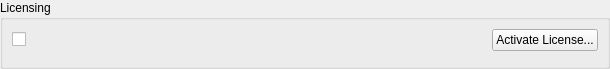
<?xml version="1.0" encoding="UTF-8"?>
<ui version="4.0">
 <class>LicensesProposeWidget</class>
 <widget class="QWidget" name="LicensesProposeWidget">
  <property name="geometry">
   <rect>
    <x>0</x>
    <y>0</y>
    <width>610</width>
    <height>64</height>
   </rect>
  </property>
  <property name="windowTitle">
   <string/>
  </property>
  <layout class="QVBoxLayout" name="verticalLayout">
   <property name="leftMargin">
    <number>0</number>
   </property>
   <property name="topMargin">
    <number>0</number>
   </property>
   <property name="rightMargin">
    <number>0</number>
   </property>
   <property name="bottomMargin">
    <number>0</number>
   </property>
   <item>
    <widget class="QGroupBox" name="licensingGroupBox">
     <property name="sizePolicy">
      <sizepolicy hsizetype="Preferred" vsizetype="Fixed">
       <horstretch>0</horstretch>
       <verstretch>0</verstretch>
      </sizepolicy>
     </property>
     <property name="title">
      <string>Licensing</string>
     </property>
     <layout class="QVBoxLayout" name="verticalLayout_11" stretch="0,1">
      <item>
       <layout class="QHBoxLayout" name="horizontalLayout_7">
        <item>
         <widget class="QCheckBox" name="useLicenseCheckBox"/>
        </item>
        <item>
         <spacer name="horizontalSpacer_4">
          <property name="orientation">
           <enum>Qt::Horizontal</enum>
          </property>
          <property name="sizeHint" stdset="0">
           <size>
            <width>40</width>
            <height>20</height>
           </size>
          </property>
         </spacer>
        </item>
        <item>
         <widget class="QPushButton" name="moreLicensesButton">
          <property name="text">
           <string>Activate License...</string>
          </property>
         </widget>
        </item>
       </layout>
      </item>
      <item>
       <widget class="QnLicensesUsageWidget" name="licensesUsageWidget" native="true">
        <property name="sizePolicy">
         <sizepolicy hsizetype="Preferred" vsizetype="Fixed">
          <horstretch>0</horstretch>
          <verstretch>0</verstretch>
         </sizepolicy>
        </property>
       </widget>
      </item>
     </layout>
    </widget>
   </item>
  </layout>
 </widget>
 <customwidgets>
  <customwidget>
   <class>QnLicensesUsageWidget</class>
   <extends>QWidget</extends>
   <header location="global">ui/widgets/licensing/licenses_usage_widget.h</header>
   <container>1</container>
  </customwidget>
 </customwidgets>
 <resources/>
 <connections/>
</ui>
